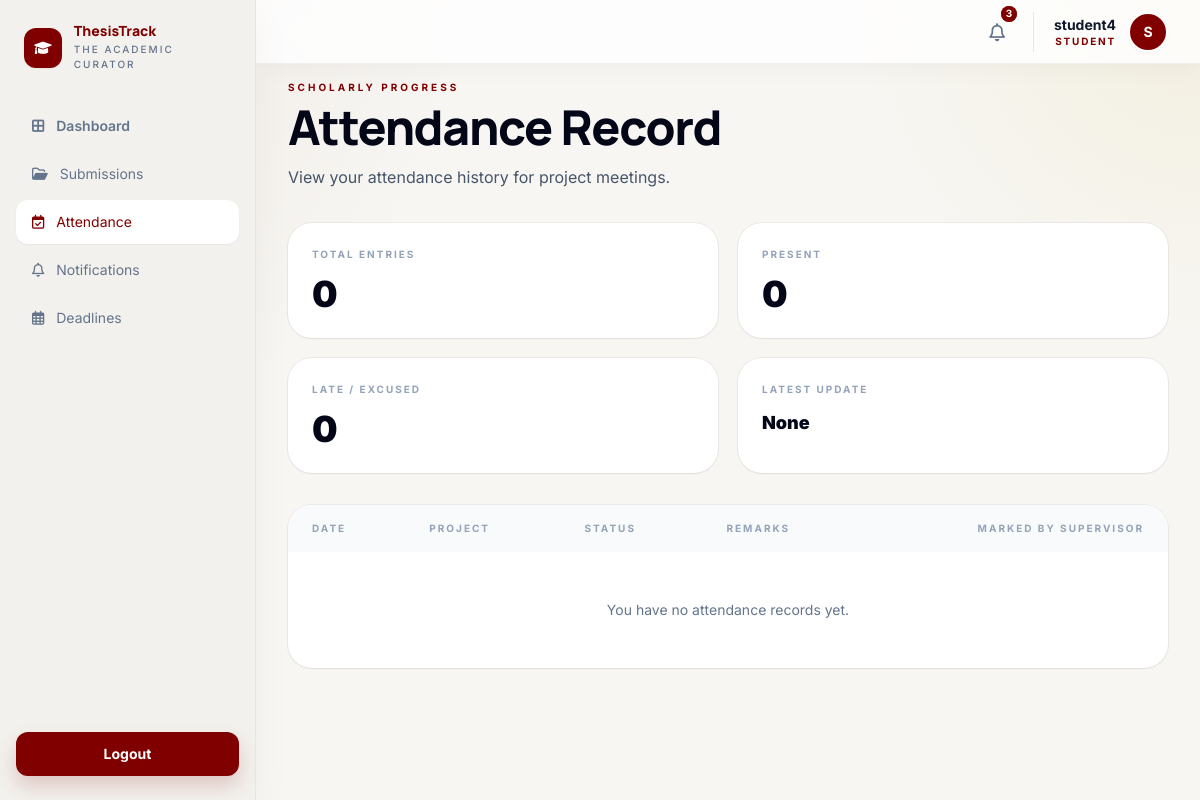
Screenshot of /attendance/student/dashboard/ (signed in) with the database file from the repository.
### accounts/models.py (models this page shows, shortened)
class User(AbstractUser):
	STUDENT = 'STUDENT'
	SUPERVISOR = 'SUPERVISOR'
	ADMIN = 'ADMIN'
	ROLE_CHOICES = [
		(STUDENT, 'Student'),
		(SUPERVISOR, 'Supervisor'),
		(ADMIN, 'Admin'),
	]
	role = models.CharField(max_length=20, choices=ROLE_CHOICES, default=STUDENT)

### attendance/views.py (the view)
# urls.py: path('student/dashboard/', views.student_attendance_dashboard, name='student_attendance_dashboard'),
@login_required
def student_attendance_dashboard(request):
    if request.user.role != 'STUDENT':
        raise PermissionDenied("Only students can access this page.")
    attendance_records = StudentAttendance.objects.select_related('supervisor', 'project').filter(student=request.user).order_by('-date')
    attendance_breakdown = _attendance_status_breakdown(attendance_records)
    context = {
        'attendance_records': attendance_records,
        'attendance_total': attendance_records.count(),
        'attendance_breakdown': attendance_breakdown,
        'recent_record': attendance_records.first(),
    }
    return render(request, 'attendance/student_dashboard.html', context)

### attendance/views.py (called while the page is built)
def _attendance_status_breakdown(queryset, status_field='status'):
    status_counts = queryset.values(status_field).annotate(total=Count('id'))
    breakdown = {item[status_field]: item['total'] for item in status_counts}
    return {
        'present': breakdown.get('PRESENT', 0),
        'absent': breakdown.get('ABSENT', 0),
        'late': breakdown.get('LATE', 0),
        'excused': breakdown.get('EXCUSED', 0),
        'inactive': breakdown.get('INACTIVE', 0),
    }

### core/context_processors.py (called while the page is built)
def unread_notifications_count(request):
    if not request.user.is_authenticated:
        return {'unread_notifications_count': 0}
    count = Notification.objects.filter(user=request.user, is_read=False).count()
    return {'unread_notifications_count': count}

def recent_notifications(request):
    if not request.user.is_authenticated:
        return {'recent_notifications': []}
    notifications = Notification.objects.filter(user=request.user).order_by('-created_at')[:5]
    return {'recent_notifications': notifications}

### attendance/templates/attendance/student_dashboard.html
{% extends 'core/base.html' %}
{% block content %}
<div class="mx-auto max-w-6xl space-y-8">
    <section>
        <p class="mb-2 text-[10px] font-bold uppercase tracking-[0.3em] text-[#800000]">Scholarly Progress</p>
        <h1 class="text-5xl font-black tracking-tight text-slate-950">Attendance Record</h1>
        <p class="mt-3 max-w-2xl text-base leading-7 text-slate-600">View your attendance history for project meetings.</p>
    </section>
    <section class="grid gap-5 md:grid-cols-2 xl:grid-cols-4">
        <div class="rounded-3xl bg-white p-6 shadow-sm ring-1 ring-black/5">
            <p class="text-[10px] font-bold uppercase tracking-[0.2em] text-slate-400">Total Entries</p>
            <p class="mt-3 text-4xl font-black text-slate-950">{{ attendance_total }}</p>
        </div>
        <div class="rounded-3xl bg-white p-6 shadow-sm ring-1 ring-black/5">
            <p class="text-[10px] font-bold uppercase tracking-[0.2em] text-slate-400">Present</p>
            <p class="mt-3 text-4xl font-black text-slate-950">{{ attendance_breakdown.present }}</p>
        </div>
        <div class="rounded-3xl bg-white p-6 shadow-sm ring-1 ring-black/5">
            <p class="text-[10px] font-bold uppercase tracking-[0.2em] text-slate-400">Late / Excused</p>
            <p class="mt-3 text-4xl font-black text-slate-950">{{ attendance_breakdown.late|add:attendance_breakdown.excused }}</p>
        </div>
        <div class="rounded-3xl bg-white p-6 shadow-sm ring-1 ring-black/5">
            <p class="text-[10px] font-bold uppercase tracking-[0.2em] text-slate-400">Latest Update</p>
            <p class="mt-3 text-lg font-black text-slate-950">{% if recent_record %}{{ recent_record.project.title|default:'Project meeting' }}{% else %}None{% endif %}</p>
        </div>
    </section>
    <section class="overflow-hidden rounded-3xl bg-white shadow-sm ring-1 ring-black/5">
        <div class="overflow-x-auto">
            <table class="w-full text-left">
                <thead>
                    <tr class="bg-slate-50 text-[10px] font-black uppercase tracking-[0.2em] text-slate-400">
                        <th class="px-6 py-4">Date</th>
                        <th class="px-6 py-4">Project</th>
                        <th class="px-6 py-4">Status</th>
                        <th class="px-6 py-4">Remarks</th>
                        <th class="px-6 py-4 text-right">Marked By Supervisor</th>
                    </tr>
                </thead>
                <tbody>
                    {% for record in attendance_records %}
                        <tr class="border-t border-black/5 hover:bg-slate-50/70">
                            <td class="px-6 py-4 text-sm font-medium text-slate-700">{{ record.date }}</td>
                            <td class="px-6 py-4 text-sm text-slate-600">{{ record.project.title|default:"N/A" }}</td>
                            <td class="px-6 py-4">
                                {% if record.status == 'PRESENT' %}<span class="rounded-full bg-emerald-100 px-3 py-1 text-xs font-bold text-emerald-700">Present</span>{% elif record.status == 'ABSENT' %}<span class="rounded-full bg-rose-100 px-3 py-1 text-xs font-bold text-rose-700">Absent</span>{% elif record.status == 'LATE' %}<span class="rounded-full bg-amber-100 px-3 py-1 text-xs font-bold text-amber-700">Late</span>{% else %}<span class="rounded-full bg-slate-100 px-3 py-1 text-xs font-bold text-slate-600">Excused</span>{% endif %}
                            </td>
                            <td class="px-6 py-4 text-sm text-slate-600">{{ record.remarks|default:"—" }}</td>
                            <td class="px-6 py-4 text-right text-xs font-bold uppercase tracking-[0.2em] text-slate-400">{{ record.supervisor.get_full_name|default:record.supervisor.username }}</td>
                        </tr>
                    {% empty %}
                        <tr><td colspan="5" class="px-6 py-12 text-center text-sm text-slate-500">You have no attendance records yet.</td></tr>
                    {% endfor %}
                </tbody>
            </table>
        </div>
    </section>
</div>
{% endblock %}

### core/templates/core/base.html (shortened to what this page needs)
<!DOCTYPE html>
<html lang="en">
<head>
    <script src="https://cdn.tailwindcss.com?plugins=forms,container-queries"></script>
    <link rel="stylesheet" href="https://cdnjs.cloudflare.com/ajax/libs/font-awesome/6.0.0/css/all.min.css">
</head>
<body class="text-slate-900 antialiased">
    <div class="min-h-screen">
        {% if user.is_authenticated %}
            {% include 'core/_sidebar.html' %}
            <header class="fixed top-0 right-0 left-64 z-40 h-16 border-b border-black/5 bg-white/80 glass-nav shadow-[0_4px_24px_rgba(26,28,28,0.04)]">
                <div class="h-full px-8 flex items-center justify-between gap-6">
                    <div class="flex items-center gap-5">
                        <details class="relative group">
                            <summary class="relative flex cursor-pointer items-center justify-center rounded-full p-2 text-slate-500 transition-colors hover:bg-slate-100 hover:text-[#800000]">
                                <i class="fa-regular fa-bell text-lg"></i>
                                {% if unread_notifications_count > 0 %}
                                    <span class="absolute -top-1 -right-1 flex h-4 w-4">
                                        <span class="relative inline-flex h-4 w-4 items-center justify-center rounded-full bg-[#800000] text-[10px] font-bold text-white">
                                            {{ unread_notifications_count }}
                                        </span>
                                    </span>
                                {% endif %}
                            </summary>
                        </details>
                        <div class="flex items-center gap-3 border-l border-slate-200 pl-5">
                            <div class="text-right leading-tight">
                                <p class="text-sm font-bold text-slate-900">{{ user.get_full_name|default:user.username }}</p>
                                <p class="text-[10px] font-bold uppercase tracking-[0.18em] text-[#800000]">{{ user.role }}</p>
                            </div>
                            <div class="flex h-10 w-10 items-center justify-center rounded-full border-2 border-white bg-[#800000] text-sm font-bold text-white shadow-sm">
                                {{ user.username|first|upper }}
                            </div>
                        </div>
                    </div>
                </div>
            </header>
        {% endif %}
        <main class="{% if user.is_authenticated %}ml-64 min-h-screen pt-20 px-8 pb-8{% else %}min-h-screen{% endif %}">
            {% block content %}{% endblock %}
        </main>
    </div>
</body>
</html>

### core/templates/core/base.html (style rules this page uses)
body { font-family: 'Inter', sans-serif; background: radial-gradient(circle at top left, rgba(128, 0, 0, 0.06), transparent 32%), radial-gradient(circle at top right, rgba(194, 153, 0, 0.08), transparent 24%), #f7f6f2; }
h1, h2, h3, h4, .font-headline { font-family: 'Manrope', sans-serif; }
.glass-nav { backdrop-filter: blur(16px); }
details > summary { list-style: none; }

### rows the page displays
User: get_full_name "student4", role "STUDENT", username|first "S"

### other values shown
{{ unread_notifications_count }} "3"
{{ attendance_total }} "0"
{{ attendance_breakdown.present }} "0"
{{ attendance_breakdown.late|add:attendance_breakdown.excused }} "0"
